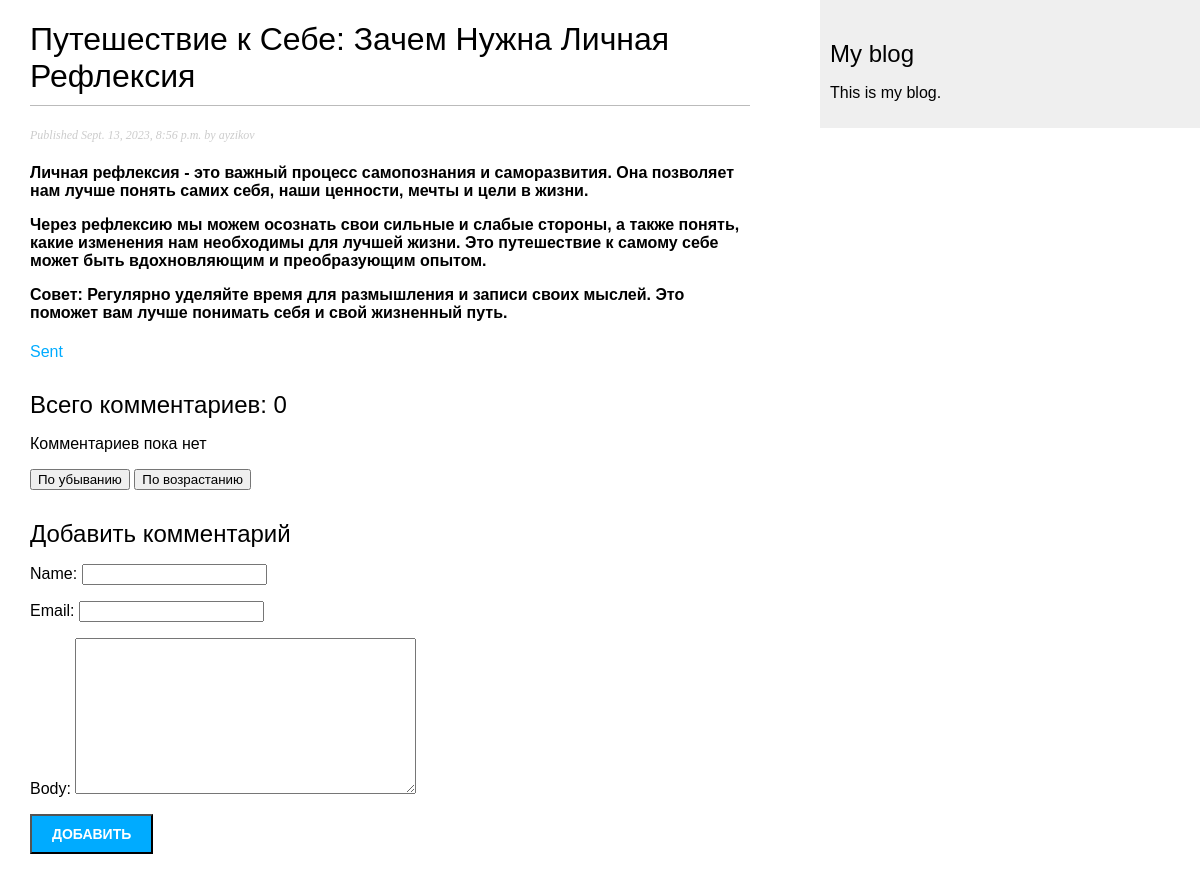
The app's page /blog/2023/9/13/puteshestvie-k-sebe-zachem-nuzhna-lichnaya-refleksiya/ with its own data.
### blog/models.py (models this page shows, shortened)
class Post(models.Model):
    class Meta:
        ordering = ['-publish']
        indexes = [
            models.Index(fields=['-publish'])
        ]
    class Status(models.TextChoices):
        DRAFT = 'DF', 'Draft'
        PUBLISHED = 'PB', 'Published'
    title = models.TextField(max_length=250)
    slug = models.SlugField(max_length=250,
                            unique_for_date='publish')
    author = models.ForeignKey(to=User,
                               on_delete=models.CASCADE,
                               related_name='blog_posts')
    body = models.TextField()
    publish = models.DateTimeField(default=timezone.now())
    created = models.DateTimeField(auto_now_add=True)
    updated = models.DateTimeField(auto_now=True)
    status = models.CharField(max_length=2, choices=Status.choices, default=Status.DRAFT)
    tag = TaggableManager()
    objects = models.Manager()
    published = PostManager()

### blog/views.py (the view)
# urls.py: path('<int:year>/<int:month>/<int:day>/<slug:slug>/', views.detail_post, name='post_detail'),
def detail_post(request: HttpRequest, year, month, day, slug):
    post = get_object_or_404(Post,
                             status=Post.Status.PUBLISHED,
                             publish__year=year,
                             publish__month=month,
                             publish__day=day,
                             slug=slug)
    comment_order = 'created'
    if 'desc' in request.GET:
        comment_order = '-created'
    elif 'asc' in request.GET:
        comment_order = 'created'
    comments = post.comments.filter(active=True).order_by(comment_order)
    form = CommentPostForm()
    return render(request,
                  'blog/post/detail.html',
                  {'post': post, 'comments': comments, 'form': form})

### blog/forms.py
class CommentPostForm(forms.ModelForm):
    class Meta:
        model = Comment
        fields = ['name', 'email', 'body']

### templates/blog/post/detail.html (shortened to what this page needs)
{% extends "blog/base.html" %}
{% block content %}
    <h1>
        {{ post.title }}
    </h1>
    <p class="date">
        Published {{ post.publish }} by {{ post.author }}
    </p>
    <h4>
        {{ post.body|linebreaks }}
    </h4>
    <a href="{% url 'blog:post_share' post.id %}">Sent</a>
    <h2>
        {% with comments.count as total_comments %}
            Всего комментариев: {{ total_comments }}
        {% endwith %}
    </h2>
    {% for comment in comments %}
        <div class="comment">
            <p class="info">
                {{ comment.name }} |
                {{ comment.created }}
            </p>
            {{ comment.body|linebreaks }}
        </div>
    {% empty %}
        <p>Комментариев пока нет</p>
    {% endfor %}
    <form method="get">
        <button name="desc">По убыванию</button>
        <button name="asc">По возрастанию</button>
    </form>
    {% include "blog/post/include/comment_form.html" %}
{% endblock %}

### blog/static/css/blog.css (style rules this page uses)
body { margin: 0; padding: 0; font-family: helvetica, sans-serif; }
a { color: #00abff; text-decoration: none; }
h1 { font-weight: normal; border-bottom: 1px solid #bbb; padding: 0 0 10px 0; }
h2 { font-weight: normal; margin: 30px 0 0; }
p.date { color: #ccc; font-family: georgia, serif; font-size: 12px; font-style: italic; }

### records on screen
Post: title "Путешествие к Себе: Зачем Нужна Личная Рефлексия", publish "Sept. 13, 2023, 8:56 p.m.", author "ayzikov", body "Личная рефлексия - это важный процесс самопознания и саморазвития. Она позволяет нам лучше понять самих себя, наши ценности, мечты и цели в жизни. Через рефлексию мы можем осознать свои сильные и слабые стороны, а также понять, какие изменения нам необходимы для лучшей жизни. Это путешествие к самому себе может быть вдохновляющим и преобразующим опытом. Совет: Регулярно уделяйте время для размышления и записи своих мыслей. Это поможет вам лучше понимать себя и свой жизненный путь."

### other values on screen
{{ total_comments }} "0"
